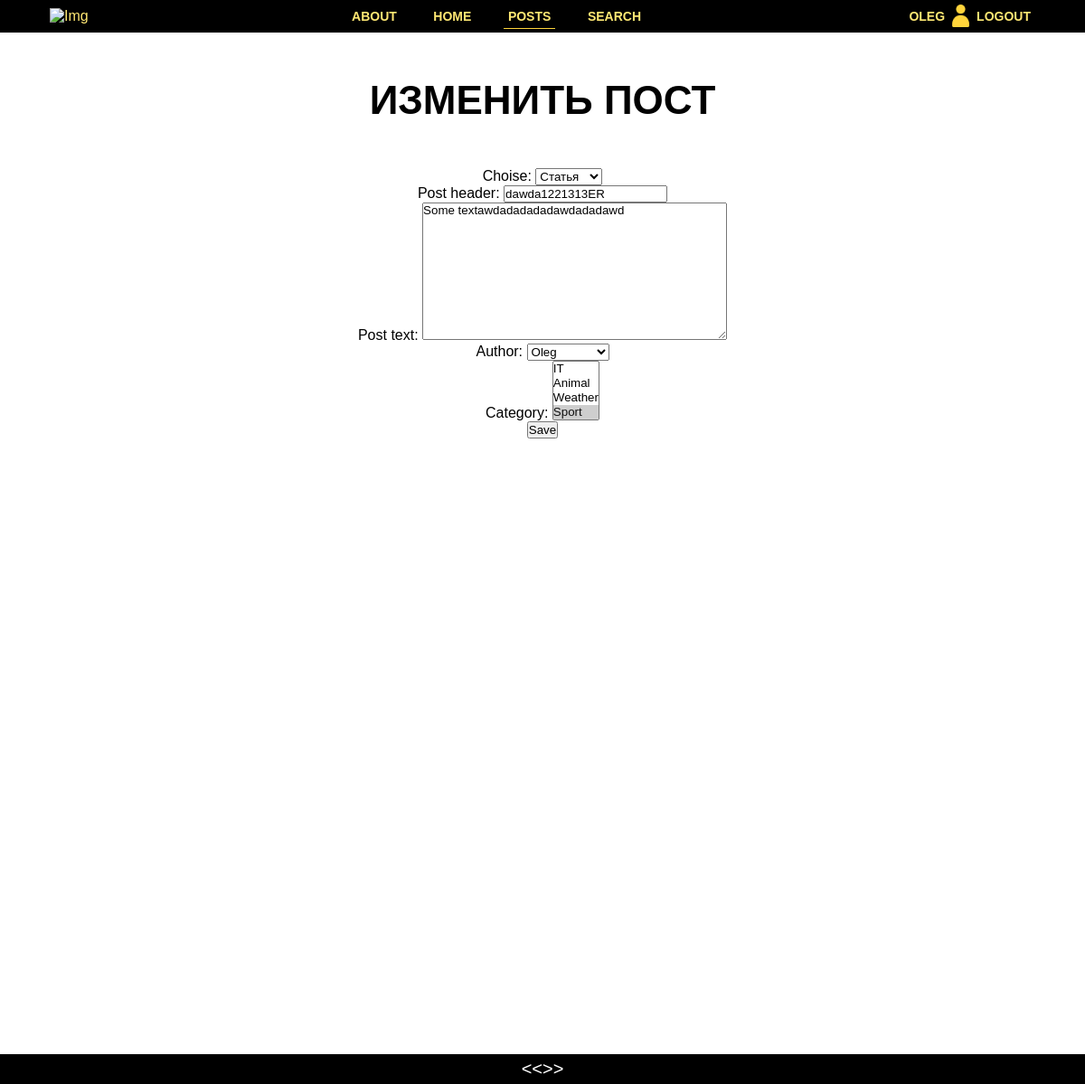
Before: /posts/edit/130/ (signed in) with the older database file.
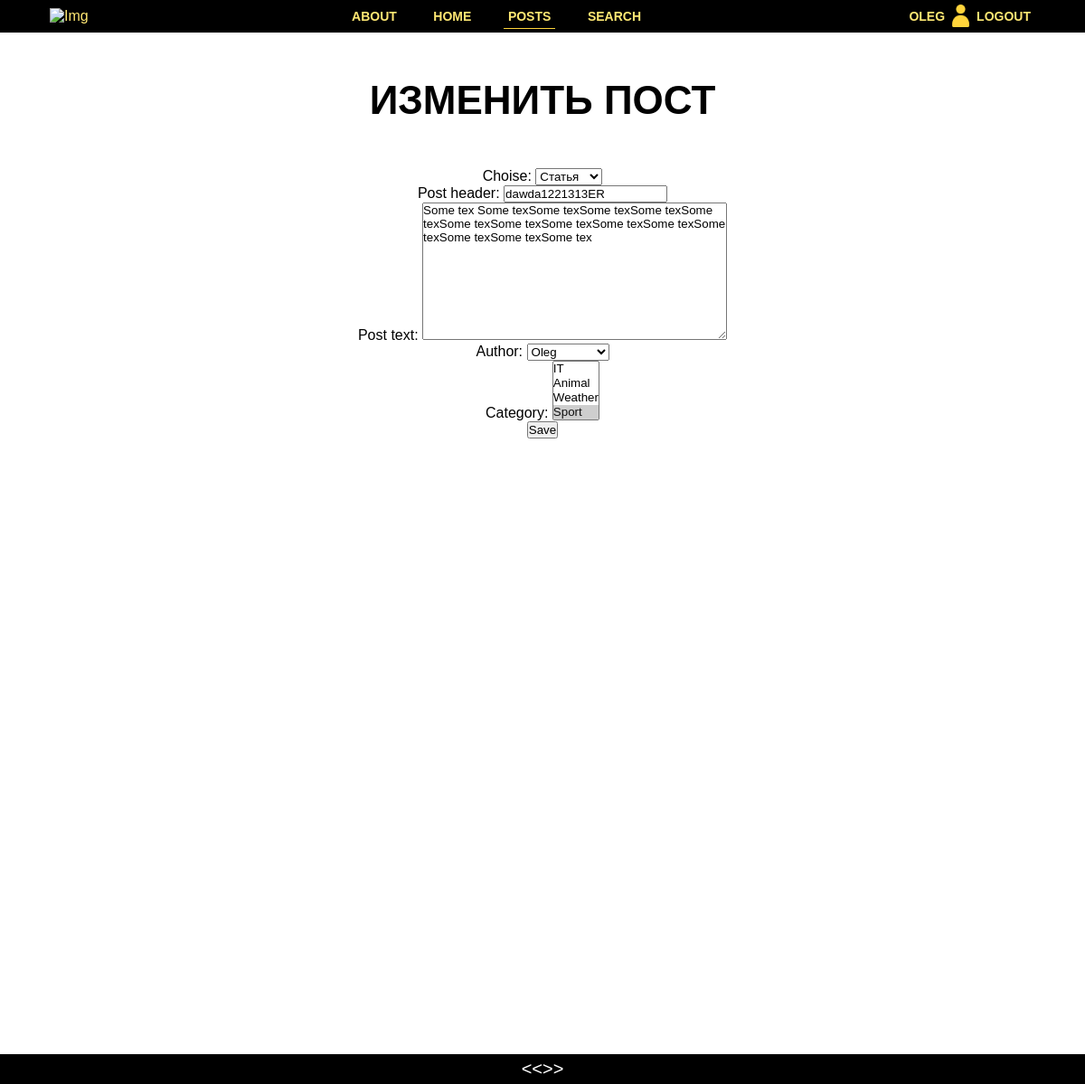
After: the same page with the newer database file.
### news/models.py (models this page shows, shortened)
class Post(models.Model):
    class PostType(models.TextChoices):
        news = 'NE', _('Новость')
        article = 'AR', _('Статья')
    author = models.ForeignKey(Author, on_delete=models.CASCADE)
    choise = models.CharField(
        max_length=2,
        choices=PostType,
        default=PostType.news
    )
    creation_date = models.DateTimeField(auto_now_add=True)
    post_header = models.CharField(max_length=64)
    post_text = models.TextField(default='Some text', max_length=512)
    rating = models.IntegerField(default=0)
    category = models.ManyToManyField(Category, through='PostCategory')

### news/views.py (the view)
# urls.py: path('edit/<int:pk>/', PostUpdate.as_view(), name='post_edit'),
class PostUpdate(PermissionRequiredMixin,
                 LoginRequiredMixin,
                 UpdateView):
    permission_required = ('news.change_post',)
    form_class = PostForm
    model = Post
    template_name = 'post_edit.html'

### news/forms.py (shortened to what this page needs)
class PostForm(forms.ModelForm):
    class Meta:
       model = Post
       fields = ['choise', 'post_header', 'post_text', 'author', 'category']

### news/models.py (called while the page is built)
    def __str__(self) -> str:
        return self.user.username

    def __str__(self) -> str:
        return self.category

### templates/post_edit.html (shortened to what this page needs)
{% extends 'flatpages/default.html' %}
{% block title %}
    <h1>Изменить пост</h1>
{% endblock title %}
{% block content %}
<form action="" method="post" style="text-align: center;">
    {{ form.as_p }}
    <input type="submit" value="Save" />
</form>
{% endblock content %}

Changed rows visible on the page:
changed Post "Статья": post_text "Some textawdadadadadawdadadawd" → "Some tex Some texSome texSome texSome texSome texSome texSome texSome texSome texSome texSome texSome texSome texSome tex"
